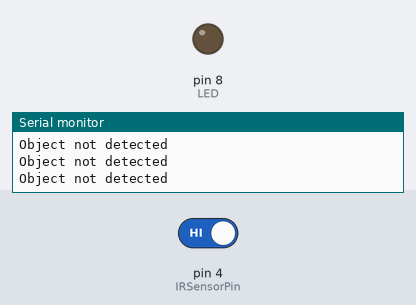
Recording of a sketch running on a simulated Arduino Uno, built with avr-gcc and run on an emulated ATmega328P. Shown: output pins drawn as LEDs (lit = HIGH), the last lines printed to the serial monitor. The test bench sets the inputs (shaded band); at power-on: pin 4 (IRSensorPin) HIGH.

Above: at 1.8 s.
1.9 s: pin 4 (IRSensorPin) driven LOW
At 3.1 s:
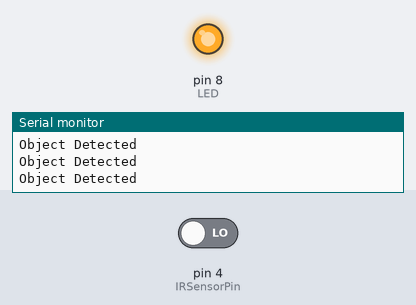
3.5 s: pin 4 (IRSensorPin) driven HIGH
At 4.3 s:
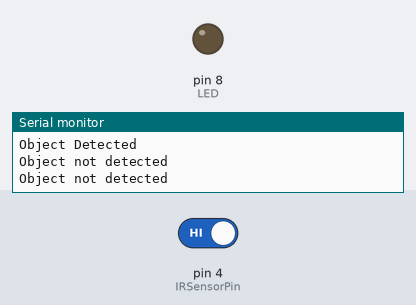
Timing chart, 0 to 6.5 s (numbered marks = the images above; inputs shaded):
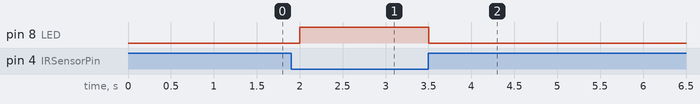

Measured:
- after the input at 1.9 s, pin 8 (LED): LOW → HIGH after 0.10 s
- after the input at 3.5 s, pin 8 (LED): HIGH → LOW at once

The sketch:

IR_sensor.ino
```cpp
int LED = 8;
int IRSensorPin = 4;
void setup()
{
  pinMode(LED, OUTPUT);
  pinMode(IRSensorPin,INPUT);
  Serial.begin(9600);
}

void loop()
{
int sensorValue = digitalRead(IRSensorPin);
if (sensorValue == 0)
{
    digitalWrite(LED,HIGH);
    Serial.println("Object Detected");

}
if (sensorValue == 1)
{
    digitalWrite(LED,LOW);
  Serial.println("Object not detected");

}
delay(500);
}
```
